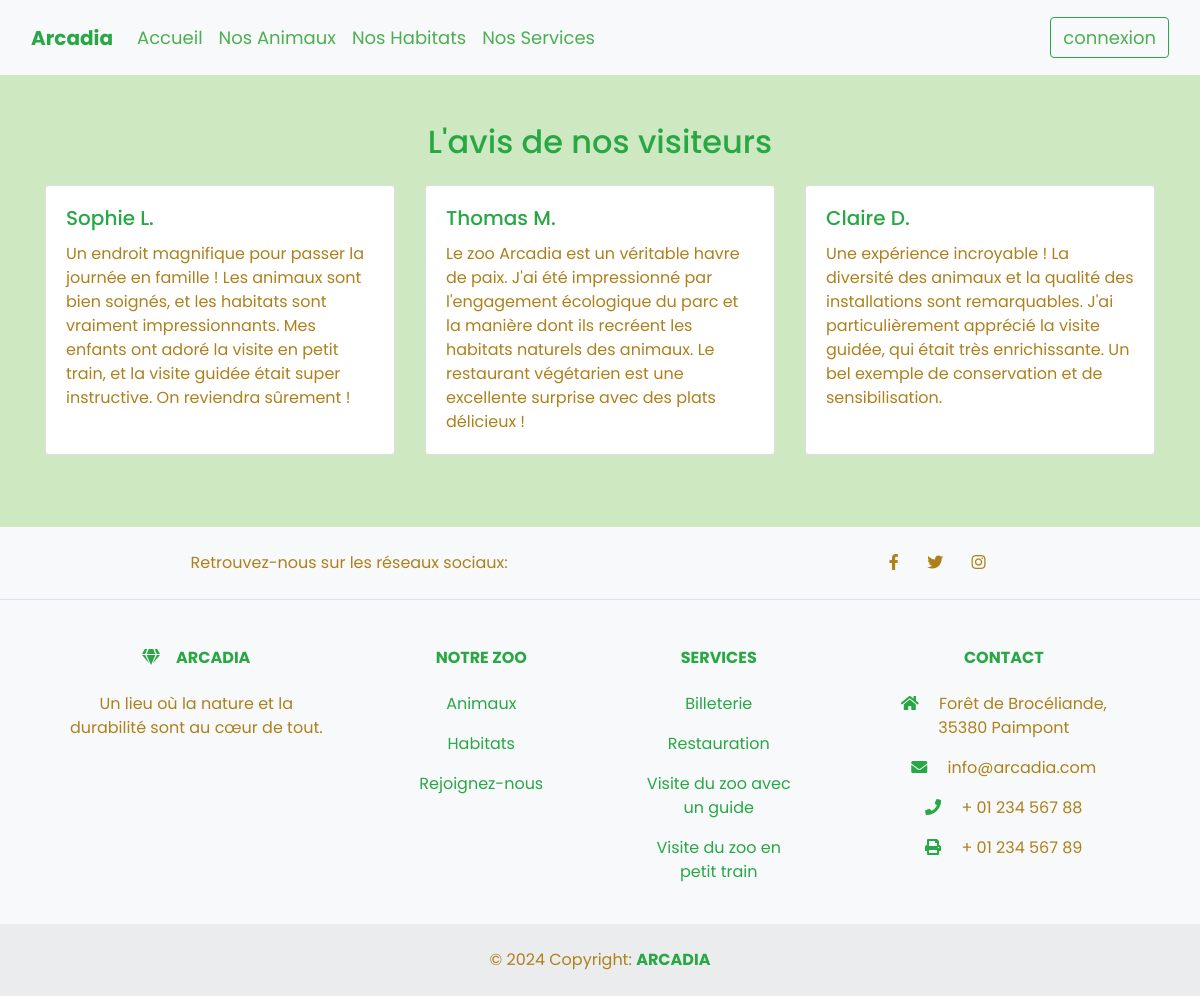
Screenshot of /pages/avis.php with the database file from the repository.
### tables this page shows
CREATE TABLE `avis` (
  `avis_id` int(11) NOT NULL AUTO_INCREMENT,
  `pseudo` varchar(50) NOT NULL,
  `commentaire` text NOT NULL,
  `isVisible` tinyint(1) NOT NULL,
  PRIMARY KEY (`avis_id`)
);

### pages/avis.php (the view, shortened to what this page needs)
<?php
require_once '../configuration/config.php';
$sql = "SELECT * FROM avis WHERE isVisible = TRUE";
$avis = $bdd->query($sql)->fetchAll(PDO::FETCH_ASSOC);
?>
<!DOCTYPE html>
<html lang="fr">
<head>
    <link href="https://cdn.jsdelivr.net/npm/bootstrap@5.3.3/dist/css/bootstrap.min.css" rel="stylesheet">
    <link rel="stylesheet" href="https://stackpath.bootstrapcdn.com/bootstrap/4.5.2/css/bootstrap.min.css">
    <link rel="stylesheet" href="https://cdnjs.cloudflare.com/ajax/libs/font-awesome/5.15.4/css/all.min.css">
    <link rel="stylesheet" href="../style/style.css">
</head>
<body>
<nav class="navbar navbar-expand-lg bg-body-tertiary p-3" id="menu">
        <div class="container-fluid">
          <a class="navbar-brand" href="#">
            <span class="text-success fs-5 fw-bold">Arcadia</span>
          </a>
          <div class="collapse navbar-collapse" id="navbarSupportedContent">
            <ul class="navbar-nav me-auto mb-2 mb-lg-0">
              <li class="nav-item">
                <a class="nav-link active" aria-current="page" href="../index.php">Accueil</a>
              </li>
              <li class="nav-item">
                <a class="nav-link" aria-current="page" href="animaux.php">Nos Animaux</a>
              </li>
              <li class="nav-item">
                <a class="nav-link active" aria-current="page" href="habitats_page.php">Nos Habitats</a>
              </li>
              <li class="nav-item">
                <a class="nav-link active" aria-current="page" href="page_services.php">Nos Services</a>
              </li>
            </ul>
            <form class="d-flex" role="search">
                <button class="btn btn-outline-success" type="submit" ><a href="connexion.php" >connexion</a></button>
            </form>
          </div>
        </div>
      </nav>
<main class="container my-5">
    <h2 class="text-center text-success mb-4">L'avis de nos visiteurs</h2>
    <div class="row">
        <?php if (count($avis) > 0): ?>
            <?php foreach ($avis as $un_avis): ?>
                <div class="col-md-6 col-lg-4 mb-4">
                    <div class="card h-100">
                        <div class="card-body">
                            <h5 class="card-title text-success"><?php echo htmlspecialchars($un_avis['pseudo']); ?></h5>
                            <p class="card-text"><?php echo htmlspecialchars($un_avis['commentaire']); ?></p>
                        </div>
                    </div>
                </div>
            <?php endforeach; ?>
        <?php else: ?>
            <p class="text-center">Aucun avis trouvé.</p>
        <?php endif; ?>
    </div>
</main>
<footer>
    <div class="text-center text-lg-start bg-body-tertiary text-muted">
        <section class="d-flex justify-content-center justify-content-lg-around p-4 border-bottom">
            <div class="me-5 d-none d-lg-block text-success">
                <span>Retrouvez-nous sur les réseaux sociaux:</span>
            </div>
            <div>
                <a href="" class="me-4 text-reset">
                    <i class="fab fa-facebook-f"></i>
                </a>
                <a href="" class="me-4 text-reset">
                    <i class="fab fa-twitter"></i>
                </a>
                <a href="" class="me-4 text-reset">
                    <i class="fab fa-instagram"></i>
                </a>
            </div>
        </section>
        <section class="">
    <div class="container text-center text-md-start mt-5">
      <div class="row mt-3">
        <div class="col-md-3 col-lg-4 col-xl-3 mx-auto mb-4">
          <h6 class="text-uppercase fw-bold mb-4 text-success">
            <i class="fas fa-gem me-3 text-success"></i>Arcadia
          </h6>
          <p>
            Un lieu où la nature et la durabilité sont au cœur de tout.
          </p>
        </div>
        <div class="col-md-2 col-lg-2 col-xl-2 mx-auto mb-4">
          <h6 class="text-uppercase fw-bold mb-4 text-success">
            Notre Zoo
          </h6>
          <p>
            <a href="animaux.php" class="text-success">Animaux</a>
          </p>
          <p>
            <a href="habitats_page.php" class="text-success">Habitats</a>
          </p>
          <p>
            <a href="#!" class="text-success">Rejoignez-nous</a>
          </p>
        </div>
        <div class="col-md-3 col-lg-2 col-xl-2 mx-auto mb-4">
          <h6 class="text-uppercase fw-bold mb-4 text-success">
           Services
          </h6>
          <p>
            <a href="#!" class="text-success">Billeterie</a>
          </p>
          <p>
            <a href="page_services.php" class="text-success">Restauration</a>
          </p>
          <p>
            <a href="page_services.php" class="text-success">Visite du zoo avec un guide</a>
          </p>
          <p>
            <a href="page_services.php" class="text-success">Visite du zoo en petit train</a>
          </p>
        </div>
        <div class="col-md-4 col-lg-3 col-xl-3 mx-auto mb-md-0 mb-4">
          <h6 class="text-uppercase fw-bold mb-4 text-success">Contact</h6>
          <p><i class="fas fa-home me-3 text-success"></i> Forêt de Brocéliande, 35380 Paimpont</p>
          <p>
            <i class="fas fa-envelope me-3 text-success"></i>
            info@arcadia.com
          </p>
          <p><i class="fas fa-phone me-3 text-success"></i> + 01 234 567 88</p>
          <p><i class="fas fa-print me-3 text-success"></i> + 01 234 567 89</p>
        </div>
      </div>
    </div>
  </section>
        <div class="text-center p-4" style="background-color: rgba(0, 0, 0, 0.05);">
            © 2024 Copyright:
            <a class="fw-bold text-success" href="#">ARCADIA</a>
        </div>
    </div>
</footer>
</body>
</html>

### style/style.css (style rules this page uses)
* { font-family: 'poppins' , Arial, Helvetica, sans-serif; color: rgb(174, 128, 28); }
body { overflow-x: hidden; background-color: rgba(57, 165, 7, 0.245); background-size: cover; }
#menu a { font-size: 18px; color: rgb(76, 175, 80); }

### rows the page displays
avis: pseudo "Sophie L.", commentaire "Un endroit magnifique pour passer la journée en famille ! Les animaux sont bien soignés, et les habitats sont vraiment impressionnants. Mes enfants ont adoré la visite en petit train, et la visite guidée était super instructive. On reviendra sûrement !"
avis: pseudo "Thomas M.", commentaire "Le zoo Arcadia est un véritable havre de paix. J'ai été impressionné par l'engagement écologique du parc et la manière dont ils recréent les habitats naturels des animaux. Le restaurant végétarien est une excellente surprise avec des plats délicieux !"
avis: pseudo "Claire D.", commentaire "Une expérience incroyable ! La diversité des animaux et la qualité des installations sont remarquables. J'ai particulièrement apprécié la visite guidée, qui était très enrichissante. Un bel exemple de conservation et de sensibilisation."
